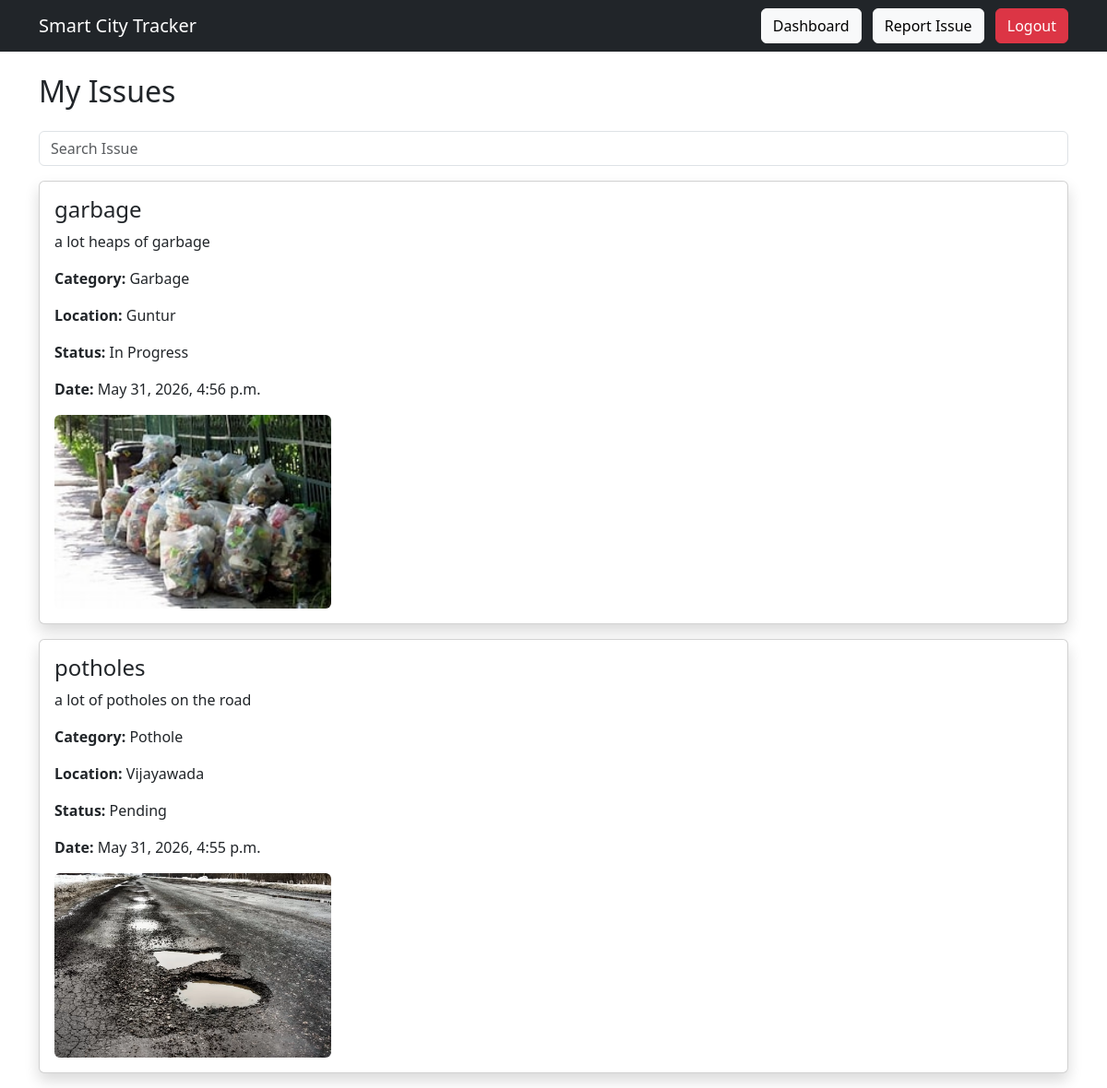
The page /myissues/ (signed in) on the database its author committed.
### tracker/models.py (models this page shows)
class Issue(models.Model):
    CATEGORY_CHOICES = [
        ('Pothole', 'Pothole'),
        ('Garbage', 'Garbage'),
        ('Street Light', 'Street Light'),
        ('Water Leakage', 'Water Leakage'),
    ]
    STATUS_CHOICES = [
        ('Pending', 'Pending'),
        ('In Progress', 'In Progress'),
        ('Resolved', 'Resolved'),
    ]
    user = models.ForeignKey(User, on_delete=models.CASCADE)
    title = models.CharField(max_length=100)
    category = models.CharField(
        max_length=50,
        choices=CATEGORY_CHOICES
    )
    description = models.TextField()
    location = models.CharField(max_length=200)
    image = models.ImageField(
        upload_to='issues/',
        blank=True,
        null=True
    )
    status = models.CharField(
        max_length=20,
        choices=STATUS_CHOICES,
        default='Pending'
    )
    created_at = models.DateTimeField(
        auto_now_add=True
    )

### tracker/views.py (the view)
@login_required
def my_issues(request):
    query = request.GET.get('q')
    issues = Issue.objects.filter(
        user=request.user
    ).order_by('-created_at')
    if query:
        issues = issues.filter(
            title__icontains=query
        )
    return render(
        request,
        'my_issues.html',
        {'issues': issues}
    )

### tracker/templates/my_issues.html (shortened to what this page needs)
<!DOCTYPE html>
<html lang="en">
<head>
</head>
<body>
{% extends 'base.html' %}
{% block content %}
<h2 class="mb-4">
    My Issues
</h2>
<form method="GET" class="mb-3">
    <input
        type="text"
        name="q"
        class="form-control"
        placeholder="Search Issue">
</form>
{% for issue in issues %}
<div class="card mb-3 shadow">
    <div class="card-body">
        <h4>
            {{ issue.title }}
        </h4>
        <p>
            {{ issue.description }}
        </p>
        <p>
            <b>Category:</b>
            {{ issue.category }}
        </p>
        <p>
            <b>Location:</b>
            {{ issue.location }}
        </p>
        <p>
            <b>Status:</b>
            {{ issue.status }}
        </p>
        <p>
            <b>Date:</b>
            {{ issue.created_at }}
        </p>
        {% if issue.image %}
        <img
            src="{{ issue.image.url }}"
            width="300"
            class="img-fluid rounded">
        {% endif %}
    </div>
</div>
{% empty %}
<div class="alert alert-info">
    No issues reported yet.
</div>
{% endfor %}
{% endblock %}

### rows shown on the page
Issue: title "garbage", description "a lot heaps of garbage", category "Garbage", location "Guntur", status "In Progress", created_at "May 31, 2026, 4:56 p.m.", image (picture)
Issue: title "potholes", description "a lot of potholes on the road", category "Pothole", location "Vijayawada", status "Pending", created_at "May 31, 2026, 4:55 p.m.", image (picture)
